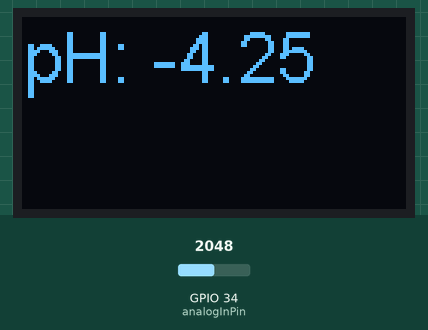
Recording of a sketch running on a simulated ESP32. Shown: 128×64 one-colour display. Inputs (shaded band) come from the test bench; at power-on: GPIO 34 (analogInPin) = 2048. WiFi joins after 1.5 s; servers stay silent unless stated; no MQTT or app messages arrive unless stated; what the sketch prints to the serial monitor is not drawn.

Above: at 2.8 s.
2.9 s: GPIO 34 (analogInPin) set to 1470
At 4.8 s:
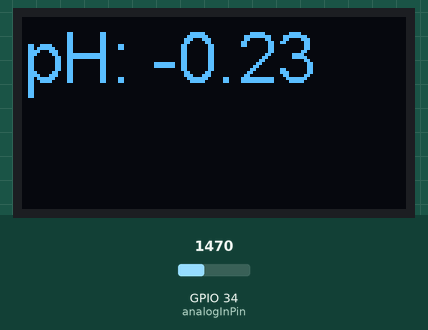
5.1 s: GPIO 34 (analogInPin) set to 1405
At 7.2 s:
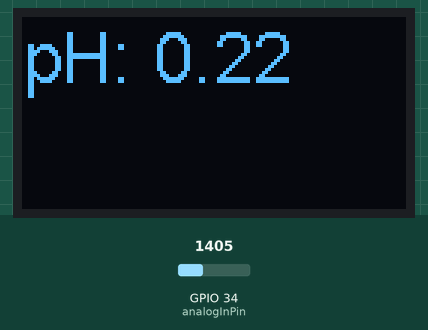
7.5 s: GPIO 34 (analogInPin) set to 1228
At 9.5 s:
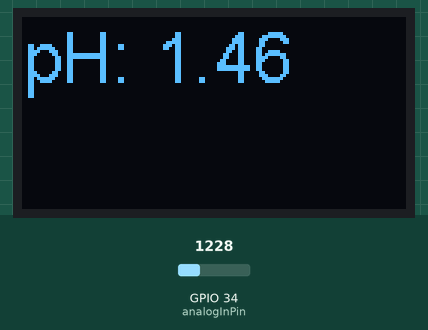
Timing chart, 0 to 11.0 s (numbered marks = the images above; inputs shaded):
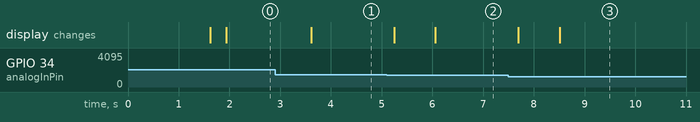

Measured:
- the behaviour switches between 1438 and 1437 on GPIO 34 (analogInPin) (found by bisection; images 1 and 2)
- after the input at 2.9 s, the display: changes after 0.71 s (image 1)
- after the input at 5.1 s, the display: first changes after 0.14 s (image 2 shows a later state)
- after the input at 7.5 s, the display: first changes after 0.19 s (image 3 shows a later state)

The sketch:

phMAng.ino
```cpp
#include <driver/adc.h>
#include <WiFi.h>
#include <PubSubClient.h>
#include "SSD1306Wire.h"
#include <Wire.h>
SSD1306Wire  display(0x3c, 5, 4);


#define analogInPin A6
float calibration = 10.00;
int sensorValue = 0;
unsigned long int avgValue;
float b;
int buf[10], temp;


//Credentials
const char* ssid = "MANGSAVE";
const char* password = "P455w0rd12345";
const char* mqtt_server = "192.168.0.200";
const char* brokerUser = "mangsave";
const char* brokerPass = "1234";
const char* outTopic = "mang/ph";


WiFiClient espClient;
PubSubClient client(espClient);
long lastMsg = 0;
char msg[50];
int value = 0;

void setupWifi() {

  delay(100);
  Serial.println();
  Serial.print("Connecting to WiFi: ");
  Serial.println(ssid);

  WiFi.begin(ssid, password);

  while (WiFi.status() != WL_CONNECTED) {
    delay(500);
    Serial.print(".");
  }
}

void reconnect() {
  // Loop until we're reconnected
  while (!client.connected()) {
    Serial.print("Attempting MQTT connection...");
    Serial.println("Connecting to ");
    Serial.println(mqtt_server);
    // Attempt to connect
    if (client.connect("ph", brokerUser, brokerPass)) {
      Serial.println("Connected");
      // Once connected, publish an announcement...
      client.publish("outTopic", "ph Connected");
      // ... and resubscribe
      client.subscribe("inTopic");
    } else {
      Serial.print("failed, rc=");
      Serial.print(client.state());
      Serial.println(" try again in 5 seconds");
      // Wait 5 seconds before retrying
      delay(5000);
    }
  }
}

void callback(char* topic, byte* payload, unsigned int length) {
  Serial.print("Message arrived [");
  Serial.print(topic);
  Serial.print("] ");
  for (int i = 0; i < length; i++) {
    Serial.print((char)payload[i]);
  }
  Serial.println();

}

void setupDisp() {
  display.init(); // initialise the OLED
  display.flipScreenVertically(); // does what is says
  display.setFont(ArialMT_Plain_24); // does what is says
  // Set the origin of text to top left
  display.setTextAlignment(TEXT_ALIGN_LEFT);
}

void setup() {
  // put your setup code here, to run once:
  Serial.begin(115200);
  setupWifi();
  client.setServer(mqtt_server, 1883);
  pinMode(analogInPin,INPUT);
  setupDisp();

}


void loop() {

  for (int i = 0; i < 10; i++)
  {
    buf[i] = analogRead(analogInPin);
    delay(30);
  }
  for (int i = 0; i < 9; i++)
  {
    for (int j = i + 1; j < 10; j++)
    {
      if (buf[i] > buf[j])
      {
        temp = buf[i];
        buf[i] = buf[j];
        buf[j] = temp;
      }
    }
  }
  avgValue = 0;
  for (int i = 2; i < 8; i++)
    avgValue += buf[i];
  float pHVol = (float)avgValue * 5.0 / 4096 / 6;
  float phValue = (-5.70 * pHVol + calibration);
  Serial.print("sensor = ");
  Serial.println(phValue);

  display.clear(); // clear the display
  // prep a string in the screen buffer
  display.drawString(0, 0, "pH: " + String(phValue));
  display.display(); // display whatever i
  delay(500);

  if (!client.connected()) {
    reconnect();
  }

  client.loop();

  long now = millis();

  if (now - lastMsg > 5000) {
    lastMsg = now;
    snprintf (msg, 50, "%f", phValue);
    Serial.print("Publish message: ");
    Serial.println(msg);
    client.publish(outTopic, msg);
  }
}
```
